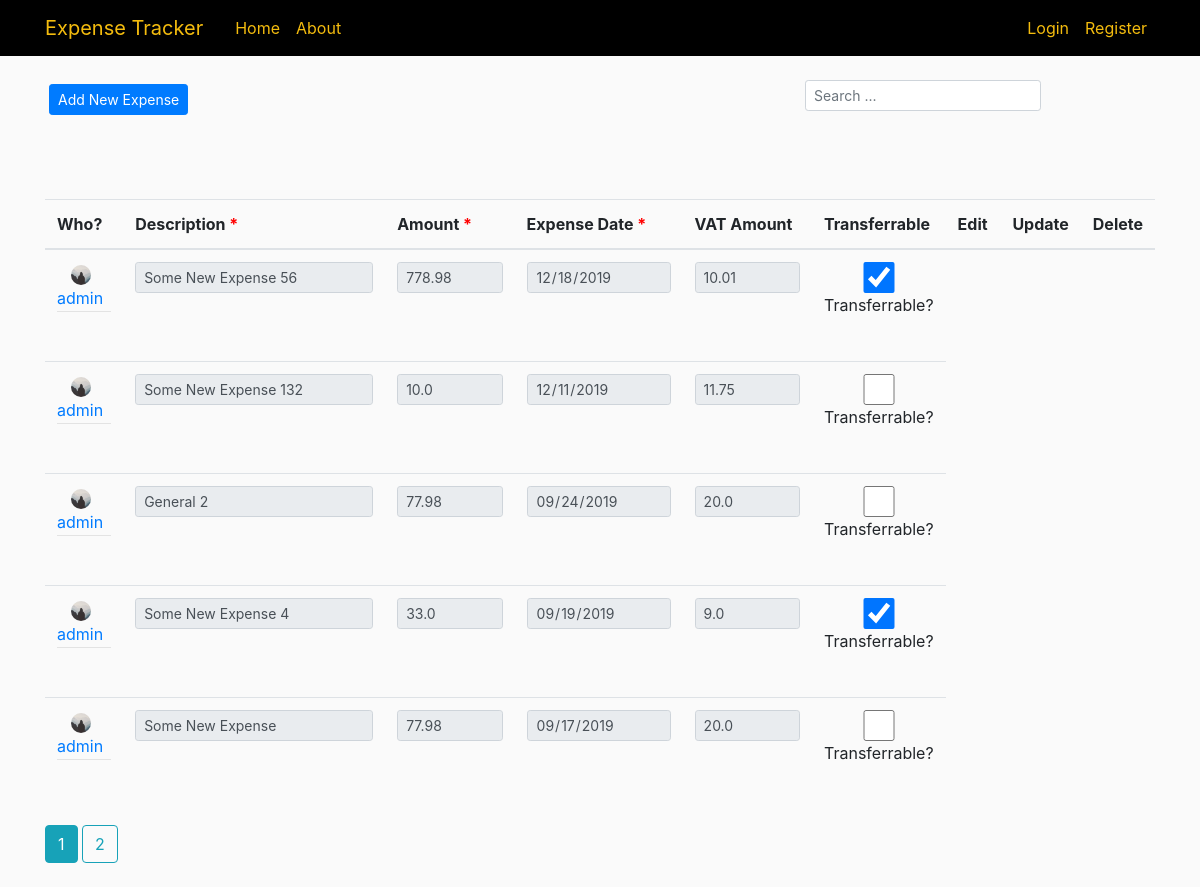
The page /user/expenses/admin on the database its author committed.
### approot/models.py (models this page shows, shortened)
class Expense(db.Model):
    id = db.Column(db.Integer, primary_key=True)
    description = db.Column(db.String(100), nullable=False)
    expense_date = db.Column(db.DateTime, nullable=False, default=datetime.utcnow)
    amount = db.Column(db.Float, nullable=False, default=0)
    vat_amount = db.Column(db.Float, nullable=False, default=0)
    user_id = db.Column(db.Integer, db.ForeignKey('user.id'), nullable=False)
    Transferrable = db.Column(db.Boolean, nullable=False, default=0)

class User(db.Model, UserMixin):
    id = db.Column(db.Integer, primary_key=True)
    username = db.Column(db.String(20), unique=True, nullable=False)
    email = db.Column(db.String(120), unique=True, nullable=False)
    image_file = db.Column(db.String(20), nullable=False, default='default.jpg')
    password = db.Column(db.String(60), nullable=False)
    posts = db.relationship('Post', backref='author', cascade='all,delete', lazy=True)
    expenses = db.relationship('Expense', backref='author', cascade='all,delete', lazy=True)
    role = db.Column(db.String(15), nullable=False)

### approot/users/routes.py (the view)
@users.route("/user/expenses/<string:username>")
def user_expenses(username):
    page = request.args.get('page', 1, type=int)
    user = User.query.filter_by(username=username).first_or_404()
    form = ExpenseForm()
    expenses = Expense.query.filter_by(author=user)\
        .order_by(Expense.expense_date.desc())\
        .paginate(page=page, per_page=5)
    return render_template('expense/expense.html', expenses=expenses, user=user, form=form)

### approot/expenses/forms.py
class ExpenseForm(FlaskForm):
    description = StringField('Description', validators=[DataRequired()])
    expense_date = DateField('Expense Date',format='%Y-%m-%d', validators=[DataRequired()])
    amount = DecimalField('Amount',places=2, validators=[DataRequired()])
    vat_amount = DecimalField('VAT Amount',places=2)
    Transferrable = BooleanField('Transferrable?')
    submit = SubmitField('Submit')

### approot/templates/expense/expense.html (shortened to what this page needs)
{% extends "layout.html" %}
{% import "bootstrap/wtf.html" as wtf %}
{% from "util/macros_modified.html" import form_field_custom with context %}
{% block content %}
<div>
  <div class="row">
    <div class="col-sm-8">
      <button type="button" class="btn btn-primary btn-sm m-1" data-toggle="modal" data-target="#AddNewModal">Add New Expense</button>
    </div>
    <div class="col-sm-4">
      <form class="form-inline" action="">
        <div class="form-group">
          <input type="text" class="form-control form-control-sm" id="searchInput" onkeyup="searchFunction()" placeholder="Search ...">
        </div>
      </form>
    </div>
  </div>
  <table class="table table-hover" id="expense_tbl" style="width: 100%">
    <colgroup>
       <col span="1" style="width: 5%;">
       <col span="1" style="width: 35%;">
       <col span="1" style="width: 15%;">
       <col span="1" style="width: 10%;">
       <col span="1" style="width: 15%;">
       <col span="1" style="width: 5%;">
       <col span="1" style="width: 5%;">
       <col span="1" style="width: 5%;">
       <col span="1" style="width: 5%;">
    </colgroup>
    <thead>
        <tr>
            <th>Who?</th>
            <th>Description <font color="red">*</font></th>
            <th>Amount <font color="red">*</font></th>
            <th>Expense Date <font color="red">*</font></th>
            <th>VAT Amount</th>
            <th>Transferrable</th>
            <th>Edit</th>
            <th>Update</th>
            <th>Delete</th>
    </thead>
    {% for expense in expenses.items %}
          <tbody>
              <tr row_id="{{ expense.id }}">
                  <td style="text-align:center;">
                      <img class="rounded-circle article-img" src="{{ url_for('static', filename='profile_pics/' + expense.author.image_file) }}">
                      <div class="media-body">
                        <div class="article-metadata">
                          <a class="mr-2" href="{{ url_for('users.user_expenses', username=expense.author.username) }}">{{ expense.author.username }}</a>
                        </div>
                      </div>
                  </td>
                  <form method="POST" action="{{ url_for('expenses.update_expense', expense_id=expense.id) }}">
                    <fieldset class="form-group">
                      {% set row_id = expense.id|string %}
                      <td>{{ form_field_custom(form.description, value=expense.description, readonly="readonly", id="description"+ row_id) }}</td>
                      <td>{{ form_field_custom(form.amount, value=expense.amount, readonly="readonly", id="amount"+ row_id, type="number", step="0.01") }}</td>
                      <td>{{ form_field_custom(form.expense_date, value=expense.expense_date.strftime('%Y-%m-%d'), readonly="readonly", id="expense_date"+ row_id) }}</td>
                      <td>{{ form_field_custom(form.vat_amount, value=expense.vat_amount, readonly="readonly", id="vat_amount"+ row_id, type="number", step="0.01") }}</td>
                      <td>
                          {% if expense.Transferrable == False %}
                              {{ form_field_custom(form.Transferrable, onclick="return false;", id="Transferrable"+ row_id) }}
                          {% else %}
                              {{ form_field_custom(form.Transferrable,checked="checked", onclick="return false;", id="Transferrable"+ row_id) }}
                          {% endif %}
                      </td>
                    </fieldset>
                  </form>
              </tr>
          </tbody>
    {% endfor %}
    </table>
    {% for page_num in expenses.iter_pages(left_edge=1, right_edge=1, left_current=1, right_current=2) %}
      {% if page_num %}
        {% if expenses.page == page_num %}
          <a class="btn btn-info mb-4" href="{{ url_for('expenses.expense', page=page_num) }}">{{ page_num }}</a>
        {% else %}
          <a class="btn btn-outline-info mb-4" href="{{ url_for('expenses.expense', page=page_num) }}">{{ page_num }}</a>
        {% endif %}
      {% else %}
        ...
      {% endif %}
    {% endfor %}
</div>
{% endblock content %}

### approot/templates/util/macros_modified.html (shortened to what this page needs)
{% macro form_field_custom(field) -%}
  <div class="form-group">
    {% set with_label = kwargs.pop('with_label', False) %}
    {% set placeholder = '' %}
    {% if not with_label %}
        {% set placeholder = field.label.text %}
    {% endif %}
    {% set class_ = kwargs.pop('class_', '') %}
    {% set class_ = class_+ 'form-control form-control-sm' %}
    {% if field.errors %}
      {% set class_ = class_ + ' is-invalid' %}
    {% endif %}
    {% if field.flags.required %}
        {% set class_ = class_ + ' required' %}
    {% endif %}
    {% if field.type == 'BooleanField' %}
        <label class="checkbox">
            {{ field(class_=class_, **kwargs) }}
            {{ field.label(class="form-control-label")|safe }}
        </label>
    {% else %}
        {% if field.type in ('TextField', 'TextAreaField', 'PasswordField') %}
            {% set class_ = class_ + ' input-xlarge' %}
        {% elif field.type == 'FileField' %}
            {% set class_ = class_ + ' form-control-file' %}
        {% endif %}
        {{ field(class_=class_, placeholder=placeholder, **kwargs) }}
    {% endif %}
  </div>
{%- endmacro %}

### approot/static/main.css (style rules this page uses)
body { background: #fafafa; color: #333333; margin-top: 5rem; }
.article-img { height: 65px; width: 65px; margin-right: 16px; }
.article-img { height: 20px; width: 20px; margin-right: 6px; }
.article-metadata { padding-bottom: 1px; margin-bottom: 4px; border-bottom: 1px solid #e3e3e3 }

### rows shown on the page
Expense: image_file (placeholder picture), author.username "admin", description "Some New Expense 56", amount "778.98", expense_date "12/18/2019", vat_amount "10.01", label "Transferrable?"
Expense: image_file (placeholder picture), author.username "admin", description "Some New Expense 132", amount "10.0", expense_date "12/11/2019", vat_amount "11.75", label "Transferrable?"
Expense: image_file (placeholder picture), author.username "admin", description "General 2", amount "77.98", expense_date "09/24/2019", vat_amount "20.0", label "Transferrable?"
Expense: image_file (placeholder picture), author.username "admin", description "Some New Expense 4", amount "33.0", expense_date "09/19/2019", vat_amount "9.0", label "Transferrable?"
Expense: image_file (placeholder picture), author.username "admin", description "Some New Expense", amount "77.98", expense_date "09/17/2019", vat_amount "20.0", label "Transferrable?"

### other values the page prints
{{ page_num }} "1"
{{ page_num }} "2"
